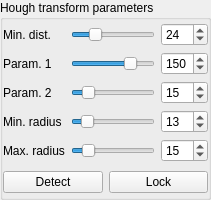
                 <widget class="QGroupBox" name="groupBox_3">
                  <property name="sizePolicy">
                   <sizepolicy hsizetype="Preferred" vsizetype="Preferred">
                    <horstretch>0</horstretch>
                    <verstretch>0</verstretch>
                   </sizepolicy>
                  </property>
                  <property name="minimumSize">
                   <size>
                    <width>0</width>
                    <height>200</height>
                   </size>
                  </property>
                  <property name="title">
                   <string>Hough transform parameters</string>
                  </property>
                  <layout class="QGridLayout" name="gridLayout_11">
                   <property name="leftMargin">
                    <number>0</number>
                   </property>
                   <property name="topMargin">
                    <number>0</number>
                   </property>
                   <property name="rightMargin">
                    <number>0</number>
                   </property>
                   <property name="bottomMargin">
                    <number>0</number>
                   </property>
                   <item row="1" column="1">
                    <widget class="QPushButton" name="pushButton_Lock">
                     <property name="text">
                      <string>Lock</string>
                     </property>
                    </widget>
                   </item>
                   <item row="1" column="0">
                    <widget class="QPushButton" name="pushButton_Detect">
                     <property name="text">
                      <string>Detect</string>
                     </property>
                    </widget>
                   </item>
                   <item row="0" column="0" colspan="2">
                    <layout class="QGridLayout" name="gridLayout_10">
                     <item row="1" column="2">
                      <widget class="QSpinBox" name="spinBox_14">
                       <property name="maximum">
                        <number>200</number>
                       </property>
                       <property name="value">
                        <number>150</number>
                       </property>
                      </widget>
                     </item>
                     <item row="2" column="1">
                      <widget class="QSlider" name="horizontalSlider_15">
                       <property name="pageStep">
                        <number>1</number>
                       </property>
                       <property name="value">
                        <number>15</number>
                       </property>
                       <property name="orientation">
                        <enum>Qt::Horizontal</enum>
                       </property>
                      </widget>
                     </item>
                     <item row="0" column="2">
                      <widget class="QSpinBox" name="spinBox_13">
                       <property name="value">
                        <number>24</number>
                       </property>
                      </widget>
                     </item>
                     <item row="0" column="0">
                      <widget class="QLabel" name="label_6">
                       <property name="text">
                        <string>Min. dist.</string>
                       </property>
                      </widget>
                     </item>
                     <item row="0" column="1">
                      <widget class="QSlider" name="horizontalSlider_13">
                       <property name="pageStep">
                        <number>1</number>
                       </property>
                       <property name="value">
                        <number>24</number>
                       </property>
                       <property name="orientation">
                        <enum>Qt::Horizontal</enum>
                       </property>
                      </widget>
                     </item>
                     <item row="3" column="2">
                      <widget class="QSpinBox" name="spinBox_16">
                       <property name="value">
                        <number>13</number>
                       </property>
                      </widget>
                     </item>
                     <item row="3" column="1">
                      <widget class="QSlider" name="horizontalSlider_16">
                       <property name="pageStep">
                        <number>1</number>
                       </property>
                       <property name="value">
                        <number>13</number>
                       </property>
                       <property name="orientation">
                        <enum>Qt::Horizontal</enum>
                       </property>
                      </widget>
                     </item>
                     <item row="2" column="0">
                      <widget class="QLabel" name="label_8">
                       <property name="text">
                        <string>Param. 2</string>
                       </property>
                      </widget>
                     </item>
                     <item row="4" column="1">
                      <widget class="QSlider" name="horizontalSlider_17">
                       <property name="pageStep">
                        <number>1</number>
                       </property>
                       <property name="value">
                        <number>15</number>
                       </property>
                       <property name="orientation">
                        <enum>Qt::Horizontal</enum>
                       </property>
                      </widget>
                     </item>
                     <item row="4" column="0">
                      <widget class="QLabel" name="label_9">
                       <property name="text">
                        <string>Max. radius</string>
                       </property>
                      </widget>
                     </item>
                     <item row="3" column="0">
                      <widget class="QLabel" name="label_10">
                       <property name="text">
                        <string>Min. radius</string>
                       </property>
                      </widget>
                     </item>
                     <item row="4" column="2">
                      <widget class="QSpinBox" name="spinBox_17">
                       <property name="value">
                        <number>15</number>
                       </property>
                      </widget>
                     </item>
                     <item row="1" column="0">
                      <widget class="QLabel" name="label_11">
                       <property name="text">
                        <string>Param. 1</string>
                       </property>
                      </widget>
                     </item>
                     <item row="1" column="1">
                      <widget class="QSlider" name="horizontalSlider_14">
                       <property name="maximum">
                        <number>200</number>
                       </property>
                       <property name="pageStep">
                        <number>1</number>
                       </property>
                       <property name="value">
                        <number>150</number>
                       </property>
                       <property name="orientation">
                        <enum>Qt::Horizontal</enum>
                       </property>
                      </widget>
                     </item>
                     <item row="2" column="2">
                      <widget class="QSpinBox" name="spinBox_15">
                       <property name="value">
                        <number>15</number>
                       </property>
                      </widget>
                     </item>
                    </layout>
                   </item>
                  </layout>
                 </widget>
